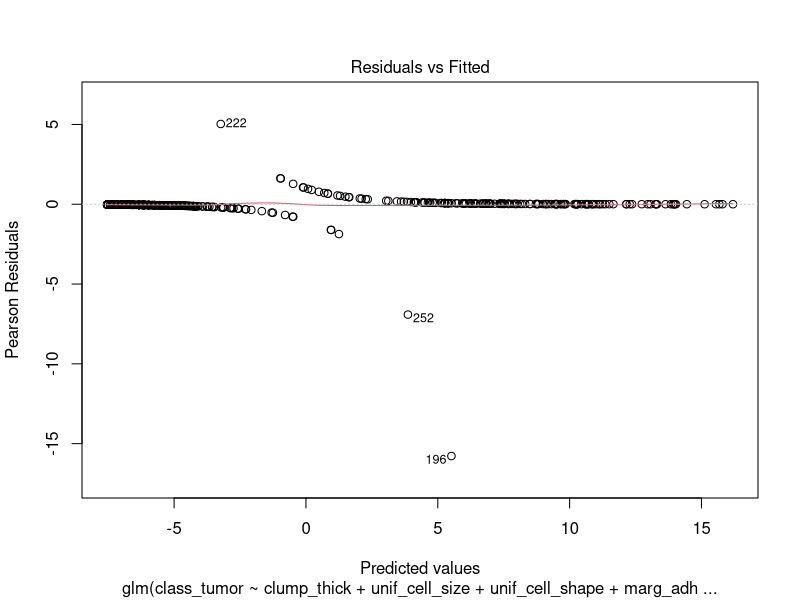
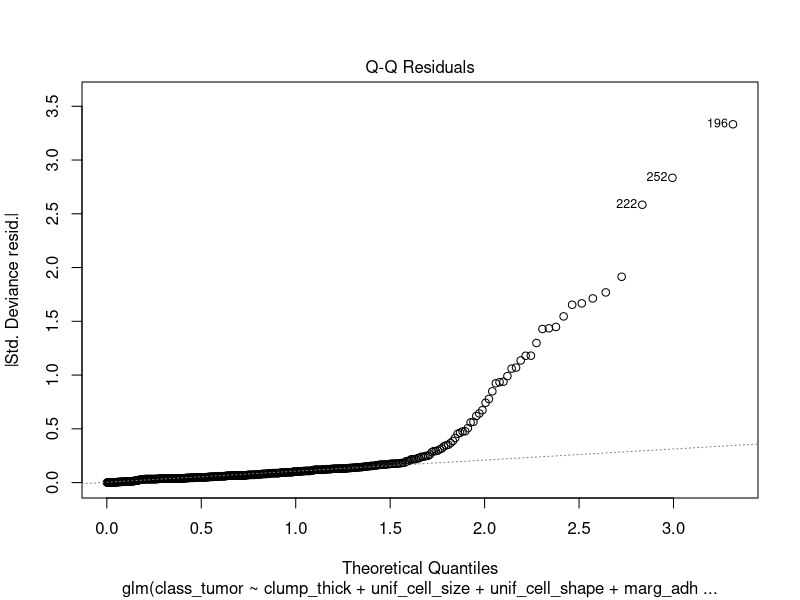
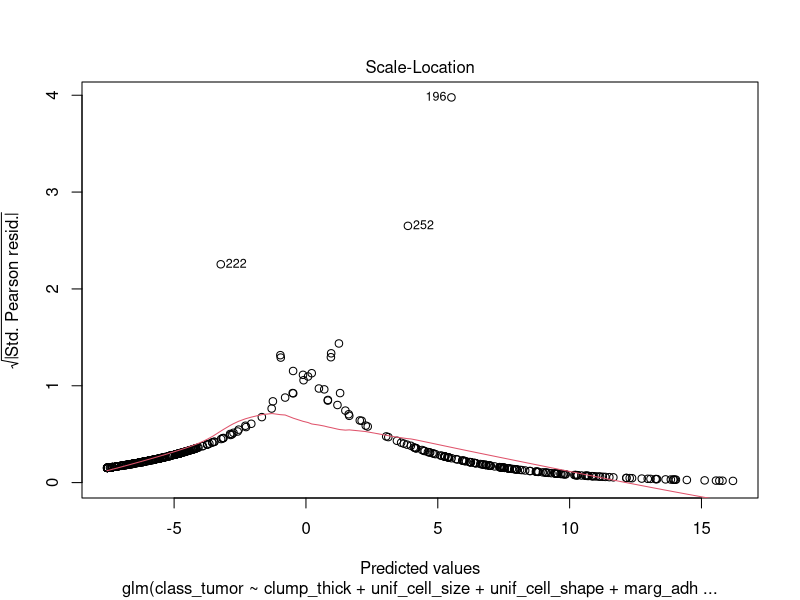
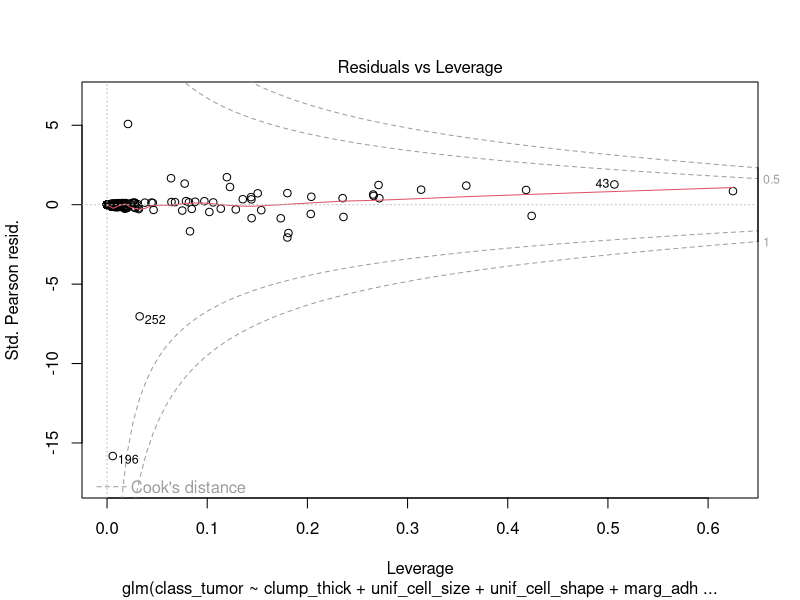
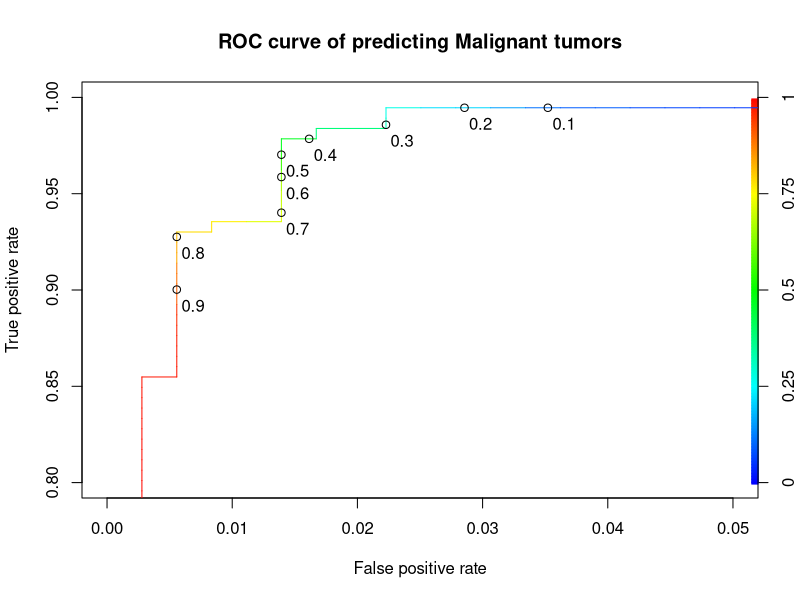

These charts were generated, in order, by the following R code: (Note: this script raises an error after producing the figures.)
############################################### PART 1

## After placing data file in working directory read in the data
cancerData = read.csv(file = "breast_cancer.dat", sep=",", na.strings = "NA", header = TRUE) 
## The data is comma delimited and has headers

dim(cancerData)
summary(cancerData) ## From this can see there are issues with bare nuclei field

## The first field of the data is a unique ID number. The next 9 fields are mapped
## to a 1-10 scale. The last field 'class_tumor' is like binary data with 2 representing 
## a beingn tumor and 4 for malignant. It might be wise to change these to the more conventional
## 0 and 1 for benign and malignant. Want to predict if a mass is malignant or not so makes sense 
## to have 1 representing a malignant mass.


## Now need to clean the data. 
## There are some missing values in the data and want to make the previously
## mentioned changes to the class_tumor (classification) field.

# In my global environement I can see that bare_nuclei is the only field that contains 
# blanks ('?')
levels( cancerData$bare_nuclei )
## Can see the '?'
## Need to remove data with missing info:
  ?which
  #cleanData <- which( cancerData != "?", arr.ind = TRUE)
  # cleanData <- data.frame(cleanData)
  cleanData <- subset(cancerData, (bare_nuclei != '?'))
  ## Now make sure bare_nuclei field is an integer
  cleanData$bare_nuclei <- as.integer(as.character(cleanData$bare_nuclei))
  dim(cleanData)
  ## Can see now that missing data has been removed 
  levels( cleanData$bare_nuclei ) ## No longer able to use levels as now dealing with a numeric field
  summary(cleanData) ## Data now looks good
  
  ## Now change Classifcation field to 0 and 1 as previously discussed
  cleanData$class_tumor[cleanData$class_tumor == 2] <- 0
  cleanData$class_tumor[cleanData$class_tumor == 4] <- 1
  summary(cleanData$class_tumor) ## Data now looks good, aslo checked in environment
  
  
set.seed(123) ## Told to do this so results are reproducible 
## Will now randomly assign observations to a training and test set in the ratio 4:1

numRows = dim(cleanData)[1] ## Number of obs
numTrainingData = floor(numRows*0.80) ## Num of obs that will be in training data

## Creates a sample of which observations should be assigned to the training or test data
trainingInd <- sample(seq_len(nrow(cleanData)), size = numTrainingData)

## Create training and test data based on randomly sleected data above
trainingData <- cleanData[trainingInd, ]
testData <- cleanData[-trainingInd, ] ## - indicates the remaining data


#?glm
## Now create a genralized linear model for the dataset. With the goal of classifying malignant tumours
## Note: class_tumor ~ . , would get everything is a dataset but wouldnt make sense to include the ID number here so dont do that
mymodel = glm(class_tumor ~ clump_thick + unif_cell_size + unif_cell_shape + marg_adhesion + epithelial_size + bare_nuclei + bland_chromatin + normal_nucleoli + mitoses, data= trainingData, family=binomial)
## Trying to predict if a tumor is Malignant (=0) or not (=1) so def family = binomial
  
## Check model
mymodel ## Looks good
summary(mymodel)
summary(mymodel)$call ## Not sure if this is what is meant by use the summary function
## to print your glm fit to screen.

plot(mymodel) ## Not compeltely sure what this does, 
# but results in a lot of graphs being displayed





########################################## PART 2
## First make predictions:
# predict some probabilities from my model 
mypredict = predict(mymodel, type = "response")
mypredict

# install.packages("ROCR")
library(ROCR)
# Now create a prediction instance for the training set   
ROCRpred = prediction(mypredict, trainingData$class_tumor)
ROCRpred

## Now assess the performance of predictions based on diff thresholds. 
ROCRperf = performance(ROCRpred, "tpr", "fpr") 
# tpr:True positive rate. P(Yhat = + | Y = +). Estimated as: TP/P.
# fpr:False positive rate. P(Yhat = + | Y = -). Estimated as: FP/N.
#?performance
ROCRperf ## Stores the false postive rate, true postive rate and the cutoff (Which i think is the threshold)

# Plot ROC curve
# ?plot
plot(ROCRperf, colorize = TRUE, print.cutoffs.at=seq(0,1,by=0.1), text.adj=c(-0.2,1.7), xlim = c(0,0.05), ylim = c(0.8,1), main = "ROC curve of predicting Malignant tumors")
# The above graph makes use of xlim and ylim to zoom in so to say

## Messing with the aspect ratio just made the plot look worse: plot(ROCRperf, colorize = TRUE, print.cutoffs.at=seq(0,1,by=0.1), text.adj=c(-0.2,1.7), asp = 0.25)
## I think the numbers on the line are the diff prob thresholds 

## The assignment/probability threshold I believe would be best is 0.2. I believe this as it maximizes 
## the true positive rate (very close to being 100% (97.4%)), while also minimizing the false positive rate (circa 2.4%) 
## Due to the nature of what we are predicting here it is best to maximize the true postive rate. Once the true postive rate 
## is maxed we can focus on minimizing the false postive rate. 

## By picking a threshold of assignment of 0.2 this means that if the porbability the tumor
## being malignant is 0.2 or greater the tumor will be classified as Malign. If the prob is less than
## 0.2 the tumor will be classified as Benign.




###### Now apply model to test data

# Wrong: testModel = glm(class_tumor ~ clump_thick + unif_cell_size + unif_cell_shape + marg_adhesion + epithelial_size + bare_nuclei + bland_chromatin + normal_nucleoli + mitoses, data= testData, family=binomial)

## First make predictions:
# predict some probabilities from my model 
testPredict = predict(mymodel, type = "response", newdata = testData)
testPredict
## 0.2 was the selected threshold
## if gretaer than or equal to 0.2 assign to 1 (Malignant)
## if less than 0.2 assign to 0 (Benign)
testPredict[testPredict >= 0.2] = 1
testPredict[testPredict < 0.2] = 0
testPredict

#classification <- testPredict >= 0.2
#classification
#classification[classification == FALSE] <- 0 ## prob could have doen this all in one line

#trueClass = testData$class_tumor > 0
## Performance measures
#?table
dim(testData)
table(testData$class_tumor, testPredict) 
## From this table we can see that of the 137 samples in the test dataset
# 79 Benign samples were correctly classified and 5 were (incorrectly) classified as a false postive.
# 51 Malignant tumors were correclty classified as being malignant and 2 were (incorectly) 
# classified as being false negatives.

## True postive (Malign correclty classified) rate: = 51/(51+2) = 96.23% 
## False postive (Benign incorrectly classified) rate = 5/(79+5) = 5.95%
# True negative (Benign correctly classified) rate: = 79/84 = 94.05%
## False negative (Malign incorrectly classified) rate: = 2/53 = 3.77%%


## In conclusion I would be quite happy with the performance of this model. 
## The % of true positive classifications is very high at 96.23%. In a perfect world 
## this would be 100%, but 96% correct is still a very good result. The false negative rate
## of 3.77% is not ideal as this means people could go without treatment and possibly die.
# I would be less 
## concerened with the True negatuve rate although it is still somewhat important that it is high.
## 





library(caret)
?confusionMatrix
# confusionMatrix(testData$class_tumor, testPredict >= 0.2, postive = "pos")  
## Wont work: Error: `data` and `reference` should be factors with the same levels.
confusionMatrix(testData$class_tumor, testPredict, postive = "pos")  
## Samer error persists. 
